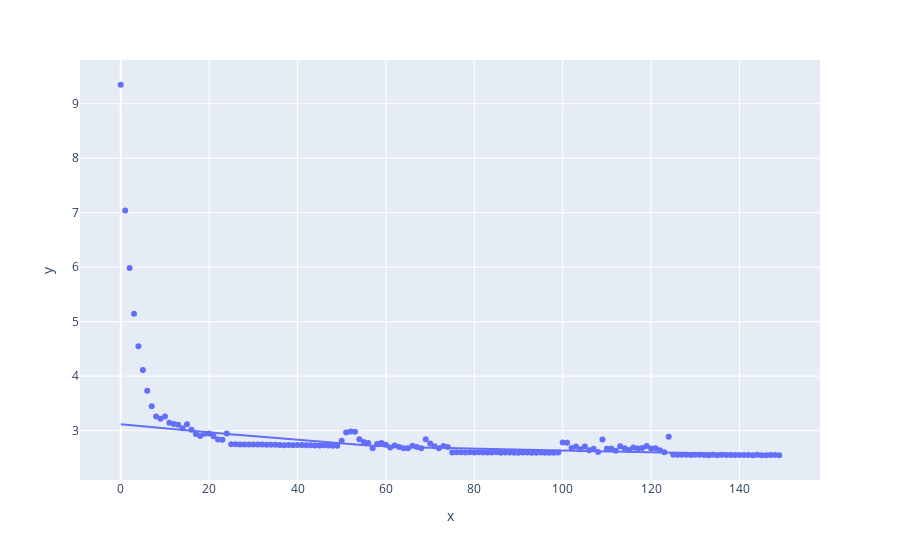

The code cell stored with this chart in its notebook:
### Code cell
px.scatter(
    x=range(len(lossdevi)),
    y=lossdevi,
    trendline='lowess'
)

### Figure 1 — Plotly figure (JSON) as saved in the notebook; plotly's stock layout.template omitted (floating-point values rounded to 4 significant figures; data arrays with more than 128 entries replaced by an {"elided": "..."} marker saying what was removed)
{"data": [{"hovertemplate": "x=%{x}<br>y=%{y}<extra></extra>", "legendgroup": "", "marker": {"color": "#636efa", "symbol": "circle"}, "mode": "markers", "name": "", "orientation": "v", "showlegend": false, "type": "scatter", "x": {"elided": "150 int values"}, "xaxis": "x", "y": {"elided": "150 float values"}, "yaxis": "y"}, {"hovertemplate": "<b>LOWESS trendline</b><br><br>x=%{x}<br>y=%{y} <b>(trend)</b><extra></extra>", "legendgroup": "", "marker": {"color": "#636efa", "symbol": "circle"}, "mode": "lines", "name": "", "showlegend": false, "type": "scatter", "x": {"elided": "150 int values"}, "xaxis": "x", "y": {"elided": "150 float values"}, "yaxis": "y"}], "layout": {"legend": {"tracegroupgap": 0}, "margin": {"t": 60}, "xaxis": {"anchor": "y", "domain": [0, 1], "title": {"text": "x"}}, "yaxis": {"anchor": "x", "domain": [0, 1], "title": {"text": "y"}}}}
